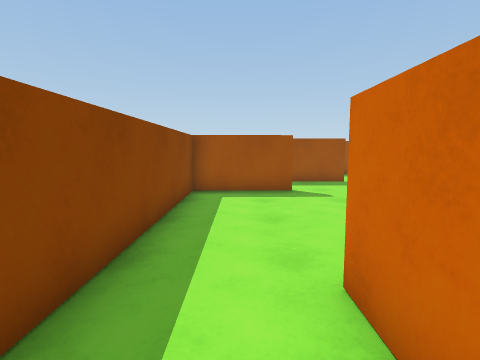
view 1 (above)

16 first-person views from a walk through a Unity game level. The camera is 1.3 m above the floor, tilts 6° down and sees 80° across. The floor is counted in squares, 0.91 m on a side. Each view is taken from the middle of a square. On the plan, view 1 faces up. The plan holds only what a view shows up to about 14 squares ahead; the rest is blank. The player character is not drawn. Some animated figures are left out. Door leaves are left out, so doorways stand open.

view 2
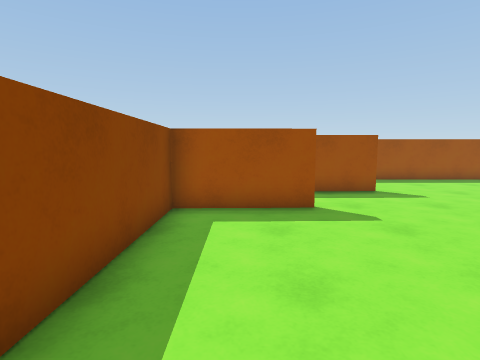

view 3
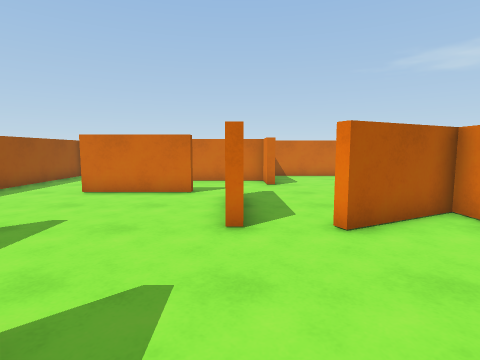

view 4
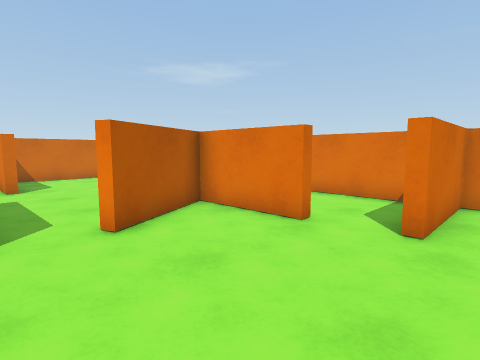

view 5
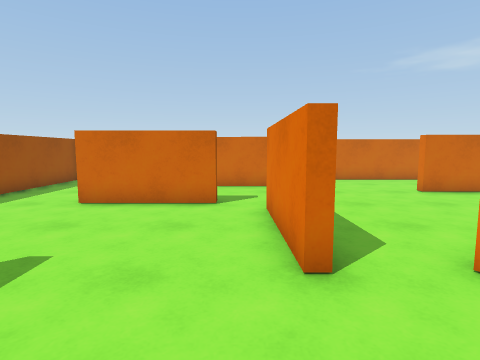

view 6
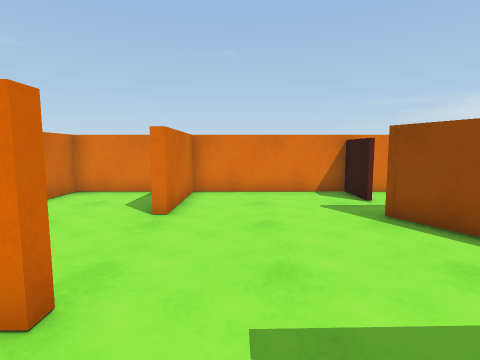

view 7
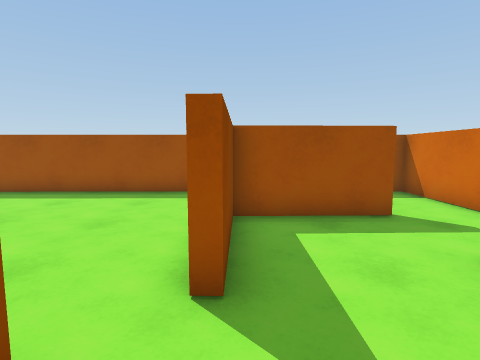

view 8
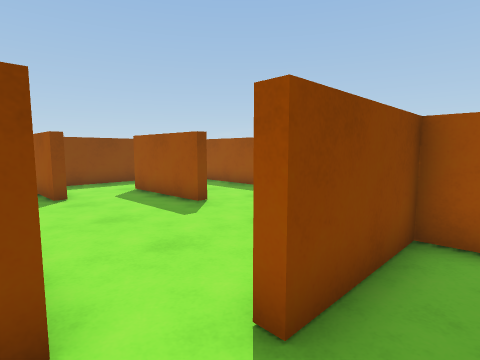

view 9
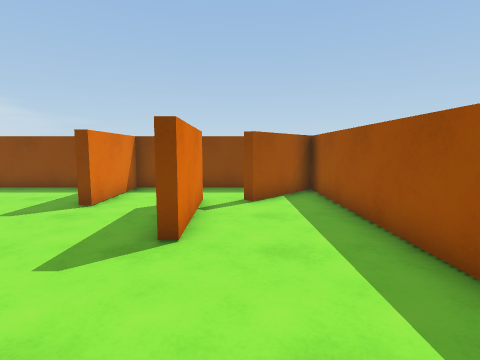

view 10
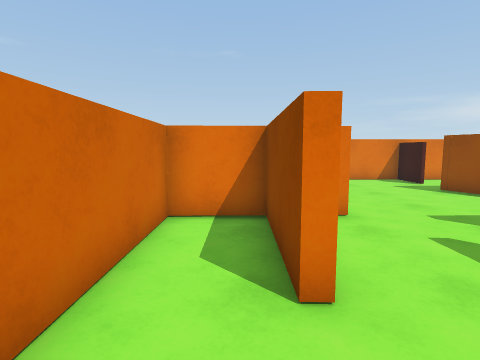

view 11
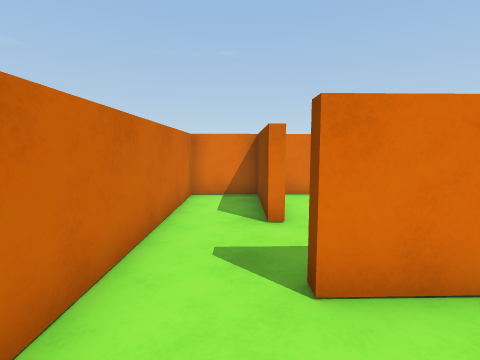

view 12
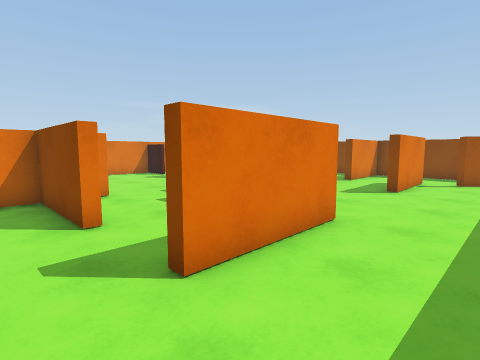

view 13
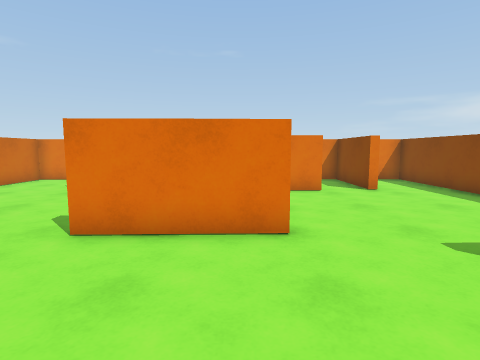

view 14
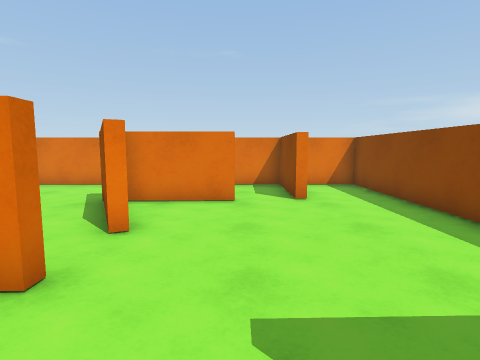

view 15
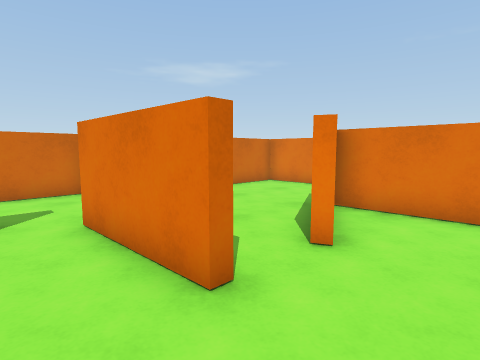

view 16
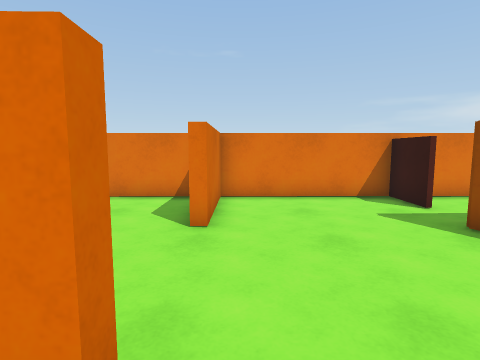

### Floor plan
Points are (right, up) in squares from view 1. A wall is a line through its corners. A room is listed if a view was taken in it or the views show most of it. See-through windows are left out.
Room 1 (views 1, 2, 3, 4, 5, 6, 9, 13, 14, 15)
walls: (5.2, 7.8) (5.2, 8.3) (8.9, 8.4); (0.6, 10.2) (1.8, 10.2) (1.8, 9.9) (-1.6, 9.8) (-1.6, -0.7) (1, -0.7) (1.1, 2.8) (1.4, 2.8) (1.4, -0.7) (6.1, -0.7); (4.8, 12.9) (0.9, 12.8); (3.1, 2.7) (3.1, 3.1) (6.4, 3.2) (4.9, 6.1) (5.2, 6.3); (9.8, 9.6) (9.5, 9.6) (9.5, 13.3) (10.9, 13.3); (11, 16.6) (4, 16.6)
ways out: open door at (5, 7.5) to room 2; open door at (6, 2) to room 2; open door at (9.5, 8) to room 2; opening at (10, 9) to room 3; open door at (11, 15) to room 5; opening at (1, 11.5) to room 6; open door at (4.4, 15) to room 7
Room 2 (view 7)
walls: (11.7, 6.5) (11.7, 6.9); (12.5, -0.6) (15.5, -0.6) (15.5, 6.1); (6.5, 1.2) (6.4, -0.7); (6.1, -0.7) (11.7, -0.6) (11.7, 2.8) (12, 2.8); (5.2, 6.3) (6.9, 2.9)
ways out: open door at (5, 7.5) to room 1; open door at (6, 2) to room 1; open door at (9.5, 8) to room 1; open door at (11, 7) to room 3
Room 3 (views 8, 16)
walls: (9.8, 10.6) (9.8, 9.6); (11.7, 6.9) (13.1, 6.9) (13.1, 10.5)
ways out: opening at (10, 9) to room 1; open door at (11, 7) to room 2; opening at (11.5, 10) to room 8
Room 4 (view 10)
walls: (13.1, 10.5) (13.4, 10.5) (13.4, 6.9) (15.5, 7) (15.5, 13.4); (13.3, 13.4) (13.3, 13.1)
ways out: opening at (14.5, 13) to room 5; opening at (13, 11.5) to room 8
Room 5 (views 11, 12)
walls: (10.9, 13.3) (13.3, 13.4); (15.5, 13.4) (15.5, 16.6) (11, 16.6)
ways out: open door at (11, 15) to room 1; opening at (14.5, 13) to room 4
Room 6 (no view inside)
walls: (-1.6, 14.2) (-1.6, 10.1) (0.6, 10.2)
ways out: opening at (1, 11.5) to room 1; gap at (1, 14) to room 7
Room 7 (no view inside)
walls: (0.9, 13.1) (4.7, 13.2); (4, 16.6) (-1.2, 16.6) (1.3, 14.3)
ways out: open door at (4.4, 15) to room 1; gap at (1, 14) to room 6
Room 8 (no view inside)
walls: (13.3, 13.1) (9.9, 13) (9.8, 10.6)
ways out: opening at (11.5, 10) to room 3; opening at (13, 11.5) to room 4

Where each view was taken, in squares from view 1:
view 1: 0 up, 0 right, facing up
view 2: 3 up, 0 right, facing up
view 3: 8 up, 0 right, facing right
view 4: 8 up, 0 right, facing down-right
view 5: 9 up, 2 right, facing right
view 6: 9 up, 10 right, facing down
view 7: 7 up, 10 right, facing up
view 8: 8 up, 11 right, facing up-left
view 9: 14 up, 9 right, facing left
view 10: 13 up, 14 right, facing down
view 11: 16 up, 14 right, facing down
view 12: 16 up, 15 right, facing down-left
view 13: 13 up, 6 right, facing down
view 14: 11 up, 3 right, facing down
view 15: 10 up, 3 right, facing down-right
view 16: 8 up, 11 right, facing down
